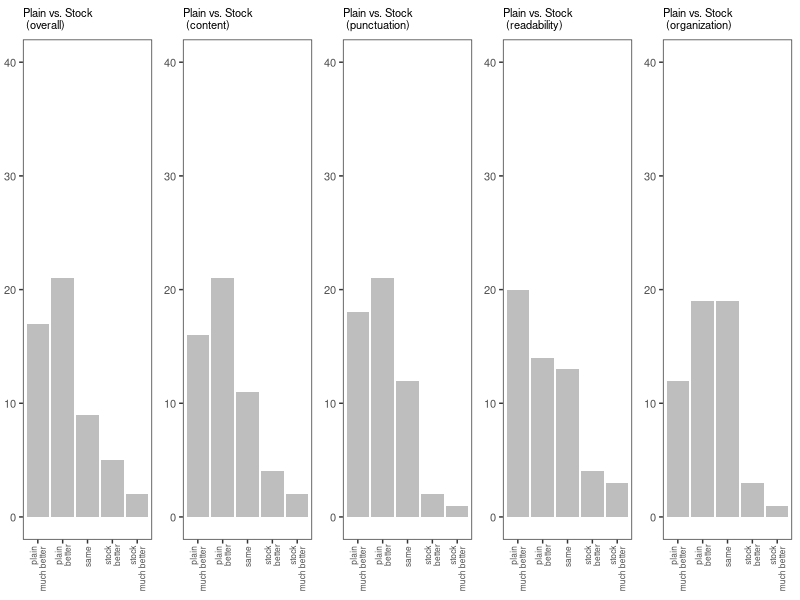
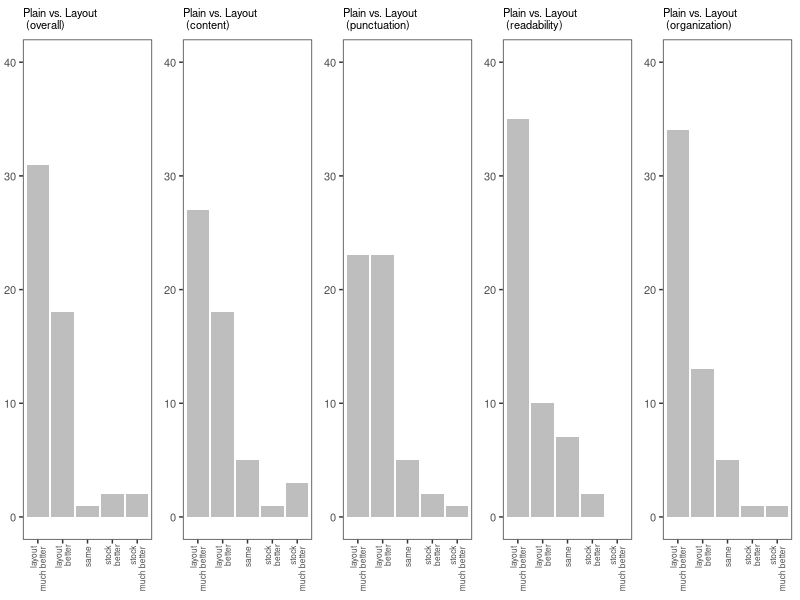
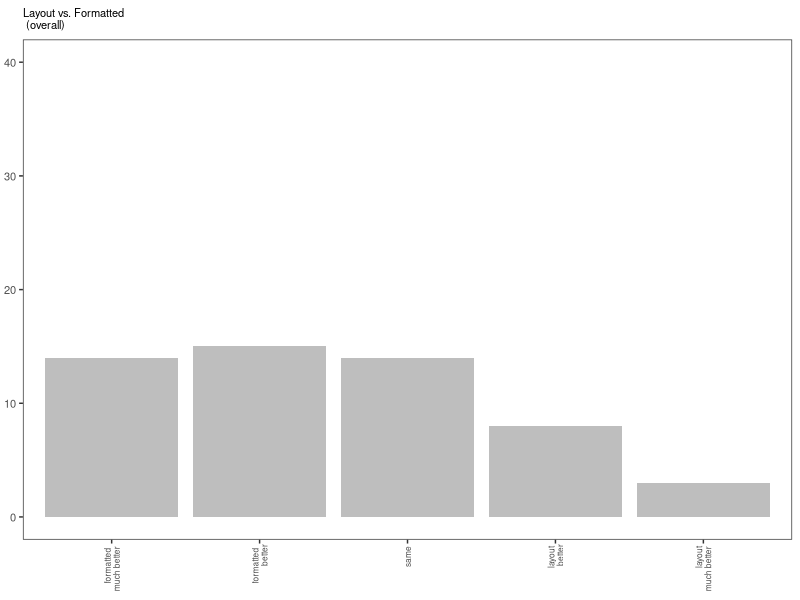

R code for these plots, in order:
require(ggplot2)
require(gridExtra)

library(scales)

myHist <- function(dataTable, graphTitle, xLabelsFrom, xLabelsTo){
  hist <- ggplot(dataTable, aes(y=dataTable$count, x=factor(dataTable$answer, levels=unique(as.character(dataTable$answer))))) +
         geom_bar(stat="identity", fill="grey") +
         ylab("") + xlab("") + ggtitle(graphTitle) +
         theme_bw() + theme(plot.title=element_text(size=8),
                            plot.margin=unit(c(0.2,0.2,-0.4,-0.4), "cm"),
                            axis.text=element_text(size=8),
                            panel.grid.major = element_blank(),
                            panel.grid.minor = element_blank()) +
         theme(axis.text.x = element_text(size=6, angle=90, hjust=1.1, vjust=0.5)) +
         ylim(0,40) +
         scale_x_discrete(breaks=xLabelsFrom, labels=xLabelsTo)
  return(hist)
}

table = read.csv(file="study1.csv", header=TRUE, sep=",")
attach(table)

dataLabels = c("plain-much_better", "plain-better", "same", "stock-better", "stock-much_better")
printLabels = c("plain \n much better", "plain \n better", "same ", "stock \n better", "stock \n much better")

plot1 <- myHist(table[table$comparison=='plain_vs_stock' & table$factor=='overall',],
                "Plain vs. Stock \n (overall)", dataLabels, printLabels)
plot2 <- myHist(table[table$comparison=='plain_vs_stock' & table$factor=='content',],
                "Plain vs. Stock \n (content)", dataLabels, printLabels)
plot3 <- myHist(table[table$comparison=='plain_vs_stock' & table$factor=='punctuation',],
                "Plain vs. Stock \n (punctuation)", dataLabels, printLabels)
plot4 <- myHist(table[table$comparison=='plain_vs_stock' & table$factor=='readability',],
                "Plain vs. Stock \n (readability)", dataLabels, printLabels)
plot5 <- myHist(table[table$comparison=='plain_vs_stock' & table$factor=='organization',],
                "Plain vs. Stock \n (organization)", dataLabels, printLabels)

pdf("plain_vs_stock_hists.pdf", width=8, height=2)
grid.arrange(plot1, plot2, plot3, plot4, plot5, ncol=5, nrow=1)

#------------------------------------------------------------------------------

dataLabels = c("layout-much_better", "layout-better", "same", "stock-better", "stock-much_better")
printLabels = c("layout \n much better", "layout \n better", "same ", "stock \n better", "stock \n much better")

plot1 <- myHist(table[table$comparison=='layout_vs_stock' & table$factor=='overall',],
                "Plain vs. Layout \n (overall)", dataLabels, printLabels)
plot2 <- myHist(table[table$comparison=='layout_vs_stock' & table$factor=='content',],
                "Plain vs. Layout \n (content)", dataLabels, printLabels)
plot3 <- myHist(table[table$comparison=='layout_vs_stock' & table$factor=='punctuation',],
                "Plain vs. Layout \n (punctuation)", dataLabels, printLabels)
plot4 <- myHist(table[table$comparison=='layout_vs_stock' & table$factor=='readability',],
                "Plain vs. Layout \n (readability)", dataLabels, printLabels)
plot5 <- myHist(table[table$comparison=='layout_vs_stock' & table$factor=='organization',],
                "Plain vs. Layout \n (organization)", dataLabels, printLabels)

pdf("layout_vs_stock_hists.pdf", width=8, height=2)
grid.arrange(plot1, plot2, plot3, plot4, plot5, ncol=5, nrow=1)

#------------------------------------------------------------------------------

dataLabels = c("layout-much_better", "layout-better", "same", "formatted-better", "formatted-much_better")
printLabels = c("layout \n much better", "layout \n better", "same ", "formatted \n better", "formatted \n much better")

table[table$comparison=='layout_vs_formatted' & table$factor=='overall',]

plot1 <- myHist(table[table$comparison=='layout_vs_formatted' & table$factor=='overall',],
                "Layout vs. Formatted \n (overall)", dataLabels, printLabels)

pdf("layout_vs_formatted_hists.pdf", width=1.6, height=2)
grid.arrange(plot1, ncol=1, nrow=1)

dev.off()
